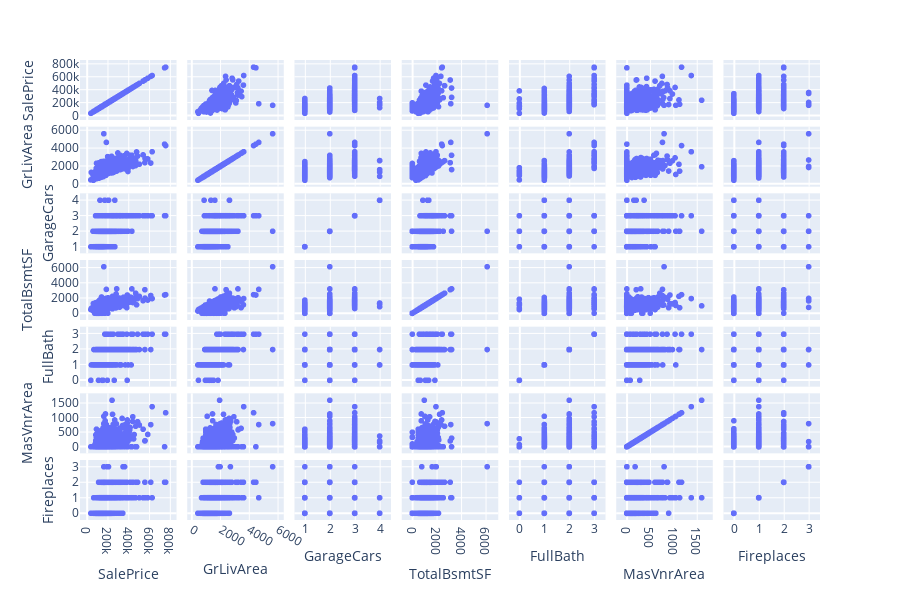

Source (notebook cell):
### Markdown cell above
Not as useful as Seaborn's pairplots

### Code cell
fig = px.scatter_matrix(house_train[cols])
iplot(fig)

### Figure 1 — Plotly figure (JSON) as saved in the notebook; plotly's stock layout.template omitted (floating-point values rounded to 4 significant figures; data arrays with more than 128 entries replaced by an {"elided": "..."} marker saying what was removed)
{"data": [{"dimensions": [{"axis": {"matches": true}, "label": "SalePrice", "values": {"elided": "1379 int values"}}, {"axis": {"matches": true}, "label": "GrLivArea", "values": {"elided": "1379 int values"}}, {"axis": {"matches": true}, "label": "GarageCars", "values": {"elided": "1379 int values"}}, {"axis": {"matches": true}, "label": "TotalBsmtSF", "values": {"elided": "1379 int values"}}, {"axis": {"matches": true}, "label": "FullBath", "values": {"elided": "1379 int values"}}, {"axis": {"matches": true}, "label": "MasVnrArea", "values": {"elided": "1379 int values"}}, {"axis": {"matches": true}, "label": "Fireplaces", "values": {"elided": "1379 int values"}}], "hoverlabel": {"namelength": 0}, "hovertemplate": "%{xaxis.title.text}=%{x}<br>%{yaxis.title.text}=%{y}", "legendgroup": "", "marker": {"color": "#636efa", "symbol": "circle"}, "name": "", "showlegend": false, "type": "splom"}], "layout": {"dragmode": "select", "height": 600, "legend": {"tracegroupgap": 0}, "margin": {"t": 60}}}
